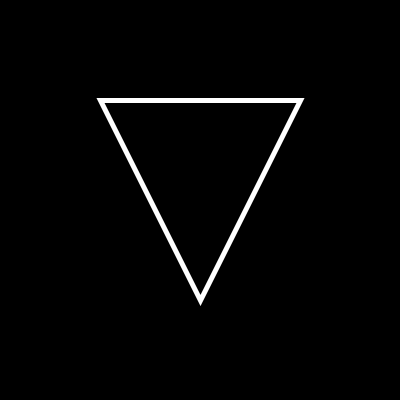
Frame 1 (no input)
Frame 60 (the mouse pressed at the canvas centre just before this capture): identical to frame 1, image omitted
Frame 120 (the mouse held since frame 60 and released just before this capture): identical to frame 1, image omitted

The Processing sketch that drew this single still picture (run headless with seeded random() and noise(); from frame 60 on, the mouse is pressed at the canvas centre):

// Processing sketch: customShape_01
// ── customShape_01.pde
/* 
 DESIGNING PROGRAMS 1.0
 AN INTRODUCTORY COURSE FOR DESIGN STUDENTS
 
 IMPLEMENTED BY THE FREE ART BUREAU 2014
 >>> www.freeartbureau.org
 +++++++++++++++++++++++++++ 
 LES BASES : CUSTOM SHAPES
 SKETCH : CUSTOMSHAPE_01
 PARENT SKETCH : 
 TYPE : STATIQUE
*/

/////////////////////////// GLOBALS ////////////////////////////


/////////////////////////// SETUP ////////////////////////////

void setup() {
  size(400, 400);
  background(0);
  smooth();
  stroke(255);
  strokeWeight(5);
  noFill();
  
  // On peut définir nos propres formes avec des vertex
  // c'est-à-dire des points dans l'espace.
  // On écrit ces vertex entre beginShape()  &  endShape()
  // et Processing relie ces points avec des lignes
  
  // LIRE : https://processing.org/reference/beginShape_.html
  beginShape();
  
  vertex(100,100);
  vertex(300,100);
  vertex(200,300);
  
  endShape(CLOSE);

}

/////////////////////////// DRAW ////////////////////////////
void draw() {
 
}


/////////////////////////// FUNCTIONS ////////////////////////////
